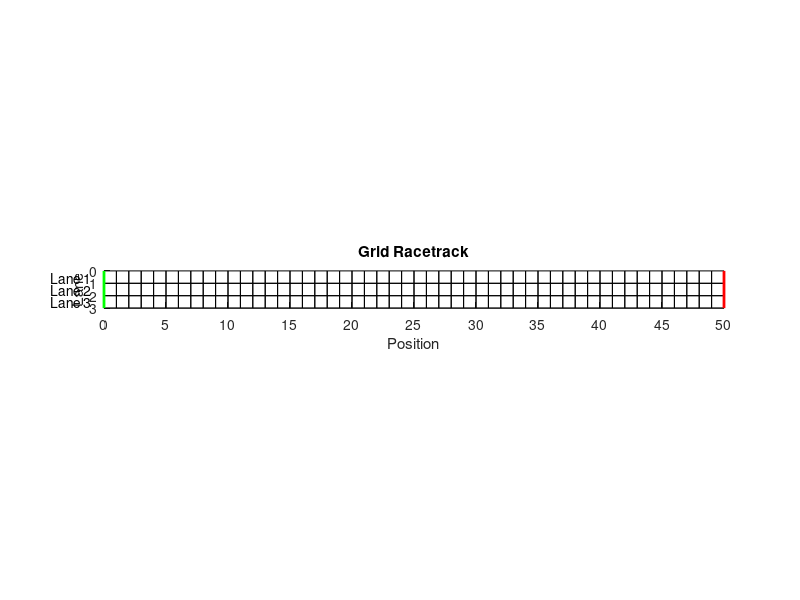

Write MATLAB code to recreate this figure.
%% create_racetrack.m
% This script creates and visualizes a 50×3 grid racetrack.

% Parameters
numLanes    = 3;    % number of lanes (rows)
trackLength = 50;   % track length (columns)

% Create the track matrix (all zeros for now)
% Rows correspond to lanes 1..3, columns to positions 1..50
track = zeros(numLanes, trackLength);

% Define start and finish positions
startPos  = 1;              % starting column
finishPos = trackLength;    % finishing column

% Visualization
figure('Name','Grid Racetrack','NumberTitle','off');
hold on;
axis equal;
xlim([0 trackLength]);
ylim([0 numLanes]);
xlabel('Position');
ylabel('Lane');
title('Grid Racetrack');

% Draw grid cells
for lane = 1:numLanes
    for pos = 1:trackLength
        % draw each cell as a 1×1 rectangle
        rectangle('Position',[pos-1, lane-1, 1, 1], ...
                  'EdgeColor','k', 'LineWidth', 0.5);
    end
end

% Mark start line (green) and finish line (red)
yStart = [0, numLanes];
plot([startPos-1, startPos-1], yStart, 'g-', 'LineWidth', 2);
plot([finishPos, finishPos],     yStart, 'r-', 'LineWidth', 2);

% Annotate lanes
for lane = 1:numLanes
    text(-1, lane-0.5, sprintf('Lane %d', lane), ...
         'HorizontalAlignment','right');
end

% Adjust axes
set(gca, 'YDir','reverse', ...
         'XTick', 0:5:trackLength, 'YTick', 0:1:numLanes);
hold off;
